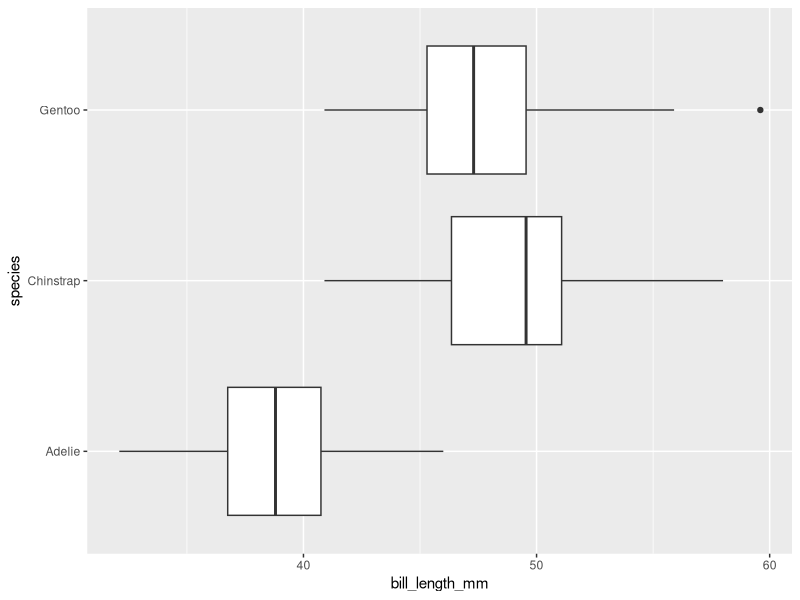
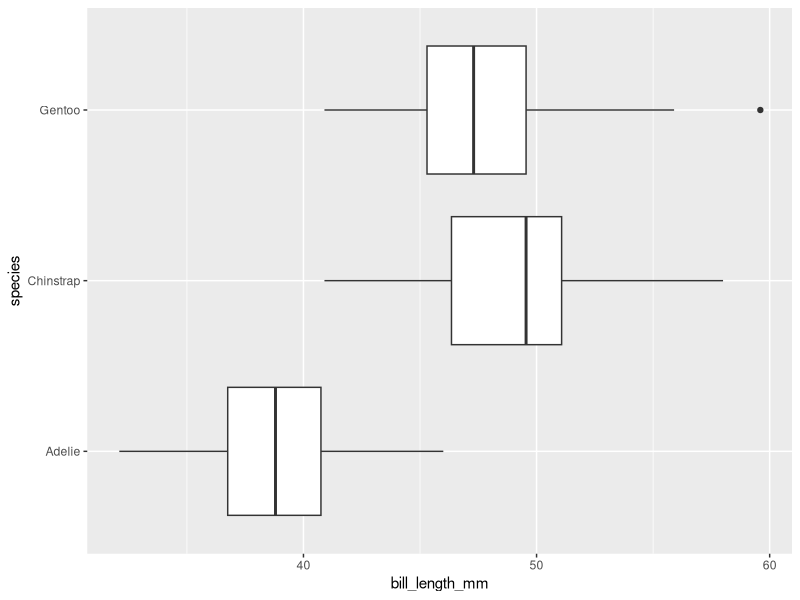

The R script that drew these images, in order:

            library(ggplot2)
            library(palmerpenguins)
            built_answer <- tryCatch(
                {
                    set.seed(42)
                    ggplot(penguins, aes(x = species, y = bill_length_mm)) + geom_boxplot() + coord_flip()
                    suppressWarnings(
                        if (!file.exists("/sandbox/figures/bill-length_species_boxplot_coord_flip_answer.png")) {
                            ggsave(
                                width = 3,
                                height = 3,
                                "/sandbox/figures/bill-length_species_boxplot_coord_flip_answer.png"
                            )
                        }
                    )
                    suppressWarnings(
                        ggplot_build(last_plot())
                    )
                },
                error = function(e) {
                    'ERROR'
                }
            )
            built_submission <- tryCatch(
                {
                    set.seed(42)
                    ggplot(penguins, aes(x = species, y = bill_length_mm)) +
  geom_boxplot() +
  coord_flip()
                    suppressWarnings(
                        ggsave(
                            width = 3,
                            height = 3,
                            "figures/bill-length_species_boxplot_coord_flip_submission_qwen3.5.png"
                        )
                    )
                    suppressWarnings(
                        ggplot_build(last_plot())
                    )
                },
                error = function(e) {
                    'ERROR'
                }
            )
            cat(isTRUE(all.equal(built_answer, built_submission)))
        
